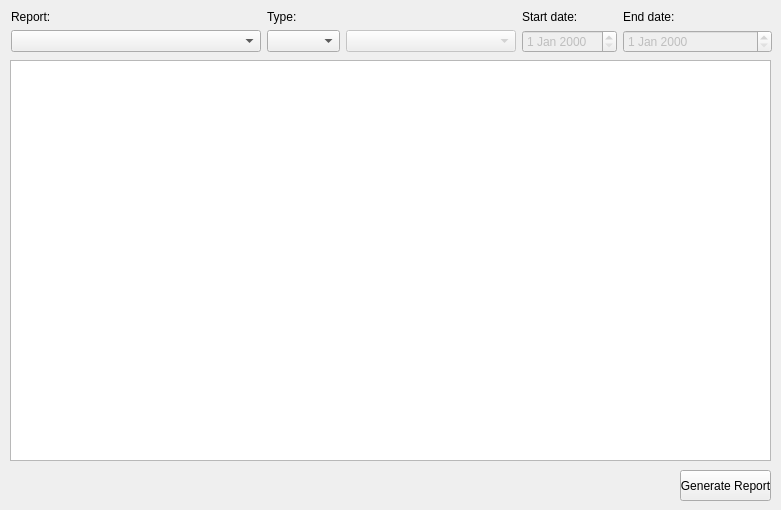
    <widget class="QWidget" name="financePage">
     <widget class="QPushButton" name="financeGenerateChart">
      <property name="geometry">
       <rect>
        <x>680</x>
        <y>470</y>
        <width>91</width>
        <height>31</height>
       </rect>
      </property>
      <property name="text">
       <string>Generate Report</string>
      </property>
     </widget>
     <widget class="QTableView" name="financeReportTable">
      <property name="geometry">
       <rect>
        <x>10</x>
        <y>60</y>
        <width>761</width>
        <height>401</height>
       </rect>
      </property>
      <attribute name="horizontalHeaderStretchLastSection">
       <bool>true</bool>
      </attribute>
     </widget>
     <widget class="QWidget" name="layoutWidget">
      <property name="geometry">
       <rect>
        <x>11</x>
        <y>10</y>
        <width>761</width>
        <height>43</height>
       </rect>
      </property>
      <layout class="QHBoxLayout" name="horizontalLayout_13">
       <item>
        <layout class="QFormLayout" name="formLayout_9">
         <item row="0" column="0">
          <widget class="QLabel" name="financeChartGenerateTypeLabel">
           <property name="text">
            <string>Report:</string>
           </property>
          </widget>
         </item>
         <item row="1" column="0" colspan="2">
          <widget class="QComboBox" name="financeChartGenerateType">
           <property name="currentIndex">
            <number>-1</number>
           </property>
           <item>
            <property name="text">
             <string>Patient Registration Count Report</string>
            </property>
           </item>
           <item>
            <property name="text">
             <string>Total Earning Report</string>
            </property>
           </item>
           <item>
            <property name="text">
             <string>Individual Doctor Earning Report</string>
            </property>
           </item>
           <item>
            <property name="text">
             <string>Patient Count Report</string>
            </property>
           </item>
          </widget>
         </item>
        </layout>
       </item>
       <item>
        <layout class="QFormLayout" name="formLayout_8">
         <item row="0" column="0">
          <widget class="QLabel" name="financeTypeLabel">
           <property name="text">
            <string>Type:</string>
           </property>
          </widget>
         </item>
         <item row="1" column="0">
          <widget class="QComboBox" name="financeChartGenerateChoice1">
           <property name="enabled">
            <bool>true</bool>
           </property>
           <property name="minimumSize">
            <size>
             <width>0</width>
             <height>0</height>
            </size>
           </property>
           <property name="currentIndex">
            <number>-1</number>
           </property>
           <item>
            <property name="text">
             <string>Daily</string>
            </property>
           </item>
           <item>
            <property name="text">
             <string>Monthly</string>
            </property>
           </item>
           <item>
            <property name="text">
             <string>Yearly</string>
            </property>
           </item>
          </widget>
         </item>
         <item row="1" column="1">
          <widget class="QComboBox" name="financeChartGenerateChoice2">
           <property name="enabled">
            <bool>false</bool>
           </property>
          </widget>
         </item>
        </layout>
       </item>
       <item>
        <layout class="QFormLayout" name="formLayout_10">
         <item row="0" column="0">
          <widget class="QLabel" name="financeStartDateLabel">
           <property name="text">
            <string>Start date:</string>
           </property>
          </widget>
         </item>
         <item row="0" column="1">
          <widget class="QLabel" name="financeEndDateLabel">
           <property name="text">
            <string>End date:</string>
           </property>
          </widget>
         </item>
         <item row="1" column="0">
          <widget class="QDateEdit" name="financeStartDate">
           <property name="enabled">
            <bool>false</bool>
           </property>
           <property name="currentSection">
            <enum>QDateTimeEdit::MonthSection</enum>
           </property>
          </widget>
         </item>
         <item row="1" column="1">
          <widget class="QDateEdit" name="financeEndDate">
           <property name="enabled">
            <bool>false</bool>
           </property>
          </widget>
         </item>
        </layout>
       </item>
      </layout>
     </widget>
     <zorder>financeGenerateChart</zorder>
     <zorder>layoutWidget</zorder>
     <zorder>financeReportTable</zorder>
    </widget>
